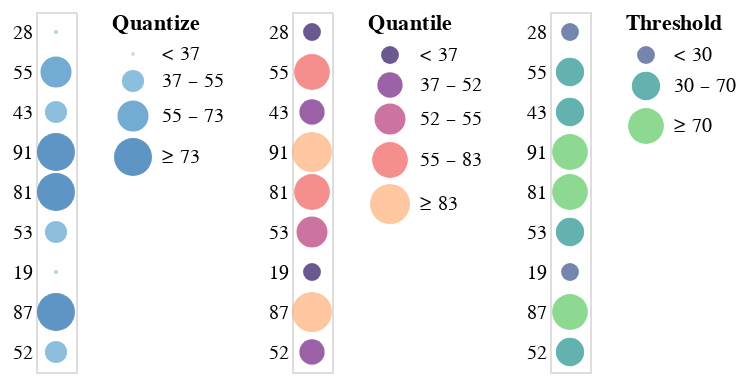

The specification (Vega-Lite) saved for this image:
### Vega-Lite specification from a JSON file in a GitHub repository (floating-point values rounded to 4 significant figures)
{"$schema": "https://vega.github.io/schema/vega-lite/v4.json", "description": "Horizontally concatenated charts that show different types of discretizing scales.", "data": {"values": [{"a": "A", "b": 28}, {"a": "B", "b": 55}, {"a": "C", "b": 43}, {"a": "D", "b": 91}, {"a": "E", "b": 81}, {"a": "F", "b": 53}, {"a": "G", "b": 19}, {"a": "H", "b": 87}, {"a": "I", "b": 52}]}, "hconcat": [{"mark": "circle", "encoding": {"y": {"field": "b", "type": "nominal", "sort": null, "axis": {"ticks": false, "domain": false, "title": null}}, "size": {"field": "b", "type": "quantitative", "scale": {"type": "quantize"}}, "color": {"field": "b", "type": "quantitative", "scale": {"type": "quantize", "zero": true}, "legend": {"title": "Quantize"}}}}, {"mark": "circle", "encoding": {"y": {"field": "b", "type": "nominal", "sort": null, "axis": {"ticks": false, "domain": false, "title": null}}, "size": {"field": "b", "type": "quantitative", "scale": {"type": "quantile", "range": [80, 160, 240, 320, 400]}}, "color": {"field": "b", "type": "quantitative", "scale": {"type": "quantile", "scheme": "magma"}, "legend": {"format": "d", "title": "Quantile"}}}}, {"mark": "circle", "encoding": {"y": {"field": "b", "type": "nominal", "sort": null, "axis": {"ticks": false, "domain": false, "title": null}}, "size": {"field": "b", "type": "quantitative", "scale": {"type": "threshold", "domain": [30, 70], "range": [80, 200, 320]}}, "color": {"field": "b", "type": "quantitative", "scale": {"type": "threshold", "domain": [30, 70], "scheme": "viridis"}, "legend": {"title": "Threshold"}}}}], "resolve": {"scale": {"color": "independent", "size": "independent"}}}
